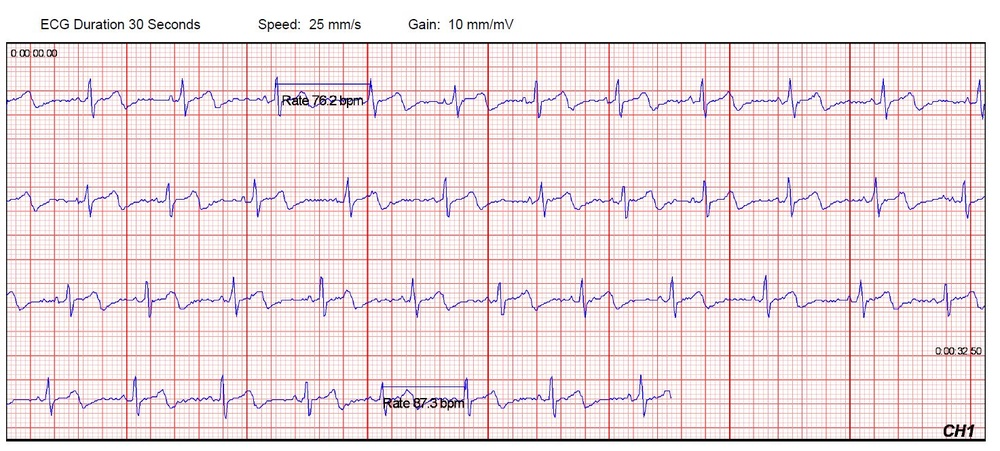
#> input picture tests/ecg_sample.jpg, 1000 x 451 px, shrunk from 1473 x 664 before the run
$ python -i bbox_signal_calibrator.py   (imports and definitions only)
#> lines starting #> are read from the running program, lines starting #| are printed output that depends on the picture
"""Deterministic EKG bbox signal calibration in original ROI coordinates."""

from __future__ import annotations

import base64
import dataclasses
import io

from PIL import Image

from medical_image_harness.ekg_layout import (
    canonical_ekg_lead_name,
    parse_ekg_lead_inventory,
)
from medical_image_harness.models import AnalysisResult, Modality, RegionRect, Severity

_INK_THRESHOLD = 90
_LOW_SIGNAL_RATIO = 0.003
_MIN_IMPROVED_RATIO = 0.006
_MIN_IMPROVEMENT_MULTIPLIER = 3.0
_SEARCH_OFFSETS = (-1.0, -0.5, 0.0, 0.5, 1.0)
_DEFAULT_CONTEXT_SIZE_PX = (64, 64)
# QRS/voltage evidence needs horizontal pre/post-complex context.  Keeping the
# crop to roughly one lead row also avoids mixing adjacent sequential leads.
_VOLTAGE_CONTEXT_SIZE_PX = (128, 64)
_ST_T_CONTEXT_SIZE_PX = (96, 64)
_RHYTHM_CONTEXT_SIZE_PX = (180, 64)
_MAX_FINDING_BOX_WIDTH = 0.35
_MAX_FINDING_BOX_HEIGHT = 0.30
_MAX_FINDING_BOX_AREA = 0.08


# [28 lines left out: functions _pixel_box, _ink_ratio, _region_payload, not called in this run]


def _layout_leads(layout: object) -> list[tuple[str, RegionRect]]:
    return [(lead.name, lead.bbox) for lead in parse_ekg_lead_inventory(layout).leads]


# [109 lines left out: functions _lead_at_box_center, _constrain_box_to_lead, _context_size_px, _expand_to_context, _best_signal_neighbor, not called in this run]


def calibrate_ekg_bboxes(
    image_base64: str,
    result: AnalysisResult,
) -> AnalysisResult:
    """Snap clearly blank EKG boxes locally or flag them for expert review."""
    if result.modality is not Modality.EKG:
        return result
    try:
        raw = base64.b64decode(image_base64, validate=True)
        gray = Image.open(io.BytesIO(raw)).convert("L")
    except Exception:
        return result

    findings = []
    trace = list(result.analysis_trace)
    layout_leads = _layout_leads(result.layout)
    layout_by_name = dict(layout_leads)
    review_reasons = list(result.review_reasons)
    review_required = result.review_required
    for finding in result.findings:
        if finding.severity is Severity.NORMAL or not finding.bboxes:
            findings.append(finding)
            continue
        calibrated_boxes: list[RegionRect] = []
        notes = list(finding.notes)
        for box_index, box in enumerate(finding.bboxes, start=1):
            if (
                box.w > _MAX_FINDING_BOX_WIDTH
                or box.h > _MAX_FINDING_BOX_HEIGHT
                or box.w * box.h > _MAX_FINDING_BOX_AREA
            ):
                calibrated_boxes.append(box)
                reason = (
                    f"Broad lead-strip bbox for {finding.label or finding.id}; "
                    "refinement must replace it with local evidence boxes."
                )
                if reason not in review_reasons:
                    review_reasons.append(reason)
                notes.append(
                    "Broad lead-strip bbox; not accepted as final localization."
                )
                review_required = True
                trace.append(
                    {
                        "stage": "bbox_calibration",
                        "status": "too_broad_for_finding",
                        "tool": "local_ekg_signal_calibrator",
                        "finding_id": finding.id,
                        "bbox_index": box_index,
                        "original": _region_payload(box),
                    }
                )
                continue
            calibrated = _best_signal_neighbor(gray, box)
            if calibrated is None:
                calibrated_boxes.append(box)
                continue
            candidate, before_ratio, after_ratio, shift_px = calibrated
            if candidate != box:
                note = (
                    f"BBox {box_index} signal-calibrated locally "
                    f"({before_ratio:.3%} -> {after_ratio:.3%} ink)."
                )
                notes.append(note)
                trace.append(
                    {
                        "stage": "bbox_calibration",
                        "status": "adjusted",
                        "tool": "local_ekg_signal_calibrator",
                        "finding_id": finding.id,
                        "bbox_index": box_index,
                        "original": _region_payload(box),
                        "calibrated": _region_payload(candidate),
                        "ink_ratio_before": round(before_ratio, 6),
                        "ink_ratio_after": round(after_ratio, 6),
                        "shift_manhattan_px": shift_px,
                    }
                )
            if after_ratio >= _LOW_SIGNAL_RATIO:
                contextual = _expand_to_context(
                    candidate,
                    image_size=gray.size,
                    minimum_px=_context_size_px(finding.label, finding.detail),
                )
                calibrated_boxes.append(contextual)
                if contextual != candidate:
                    notes.append(
                        f"BBox {box_index} expanded to preserve interpretable "
                        "waveform context."
                    )
                    trace.append(
                        {
                            "stage": "bbox_calibration",
                            "status": "expanded_for_context",
                            "tool": "local_ekg_signal_calibrator",
                            "finding_id": finding.id,
                            "bbox_index": box_index,
                            "original": _region_payload(candidate),
                            "calibrated": _region_payload(contextual),
                            "minimum_context_px": list(
                                _context_size_px(finding.label, finding.detail)
                            ),
                        }
                    )
            else:
                calibrated_boxes.append(candidate)
                if before_ratio < _LOW_SIGNAL_RATIO:
                    reason = (
                        f"Low-signal bbox for {finding.label or finding.id}; "
                        "no confident local alignment correction was found."
                    )
                    if reason not in review_reasons:
                        review_reasons.append(reason)
                    notes.append(
                        "Low-signal bbox; verify alignment on the source image."
                    )
                    review_required = True
                    trace.append(
                        {
                            "stage": "bbox_calibration",
                            "status": "review_required",
                            "tool": "local_ekg_signal_calibrator",
                            "finding_id": finding.id,
                            "bbox_index": box_index,
                            "original": _region_payload(box),
                            "ink_ratio": round(before_ratio, 6),
                        }
                    )
        declared_regions = list(finding.regions)
        confidence = finding.confidence
        question = finding.question
        declared_leads = [
            lead
            for region in declared_regions
            if (lead := canonical_ekg_lead_name(region)) in layout_by_name
        ]
        if (
            calibrated_boxes
            and len(declared_leads) == len(declared_regions)
            and len(declared_leads) == len(calibrated_boxes)
            and len(set(declared_leads)) == len(declared_leads)
        ):
            aligned_boxes: list[RegionRect] = []
            for box_index, (box, declared_lead) in enumerate(
                zip(calibrated_boxes, declared_leads, strict=True),
                start=1,
            ):
                bbox_lead = _lead_at_box_center(box, layout_leads)
                if bbox_lead == declared_lead:
                    aligned_boxes.append(box)
                    continue
                aligned = _constrain_box_to_lead(box, layout_by_name[declared_lead])
                aligned_boxes.append(aligned)
                notes.append(
                    f"BBox {box_index} constrained from "
                    f"{bbox_lead or '(no lead)'} to declared {declared_lead}."
                )
                reason = (
                    f"BBox/lead mismatch for {finding.label or finding.id}; "
                    f"box {box_index} was constrained to {declared_lead}."
                )
                if reason not in review_reasons:
                    review_reasons.append(reason)
                confidence = "low"
                localization_question = (
                    f"Localization correction: box {box_index} originally mapped to "
                    f"{bbox_lead or '(no lead)'} and was constrained to declared "
                    f"{declared_lead}. Is the declared lead correct?"
                )
                question = (
                    f"{question.rstrip()} {localization_question}"
                    if question.strip()
                    else localization_question
                )
                trace.append(
                    {
                        "stage": "bbox_calibration",
                        "status": "snapped_to_declared_lead",
                        "tool": "local_ekg_signal_calibrator",
                        "finding_id": finding.id,
                        "bbox_index": box_index,
                        "declared_lead": declared_lead,
                        "bbox_lead": bbox_lead or "",
                        "original": _region_payload(box),
                        "calibrated": _region_payload(aligned),
                    }
                )
                review_required = True
            calibrated_boxes = aligned_boxes
        bbox_regions = list(
            dict.fromkeys(
                lead
                for box in calibrated_boxes
                if (lead := _lead_at_box_center(box, layout_leads)) is not None
            )
        )
        reconciled_regions = declared_regions
        if not declared_regions and bbox_regions:
            reconciled_regions = bbox_regions
            notes.append(
                "Lead regions inferred from calibrated bbox centers: "
                f"{', '.join(bbox_regions)}."
            )
            trace.append(
                {
                    "stage": "bbox_calibration",
                    "status": "lead_regions_inferred",
                    "tool": "local_ekg_signal_calibrator",
                    "finding_id": finding.id,
                    "bbox_regions": bbox_regions,
                }
            )
        elif bbox_regions and not set(bbox_regions).issubset(declared_regions):
            reconciled_regions = list(dict.fromkeys([*declared_regions, *bbox_regions]))
            reason = (
                f"BBox/lead mismatch for {finding.label or finding.id}; geometric "
                "lead assignments were recorded without moving the boxes."
            )
            if reason not in review_reasons:
                review_reasons.append(reason)
            notes.append(
                "BBox centers map to "
                f"{', '.join(bbox_regions)}; these geometry-derived leads were "
                "added to the declared regions without relocating evidence."
            )
            confidence = "low"
            localization_question = (
                "Localization conflict: the model named "
                f"{', '.join(declared_regions) or '(no lead)'}, but its box maps to "
                f"{', '.join(bbox_regions)}. Which lead and finding are correct?"
            )
            question = (
                f"{question.rstrip()} {localization_question}"
                if question.strip()
                else localization_question
            )
            review_required = True
            trace.append(
                {
                    "stage": "bbox_calibration",
                    "status": "lead_region_conflict",
                    "tool": "local_ekg_signal_calibrator",
                    "finding_id": finding.id,
                    "declared_regions": declared_regions,
                    "bbox_regions": bbox_regions,
                    "reconciled_regions": reconciled_regions,
                }
            )
        findings.append(
            dataclasses.replace(
                finding,
                bboxes=calibrated_boxes,
                regions=reconciled_regions,
                notes=list(dict.fromkeys(notes)),
                confidence=confidence,
                question=question,
            )
        )
    return dataclasses.replace(
        result,
        findings=findings,
        analysis_trace=trace,
        review_required=review_required,
        review_reasons=review_reasons,
    )

>>> import cv2
>>> picture = cv2.imread('../../../tests/ecg_sample.jpg', cv2.IMREAD_GRAYSCALE)
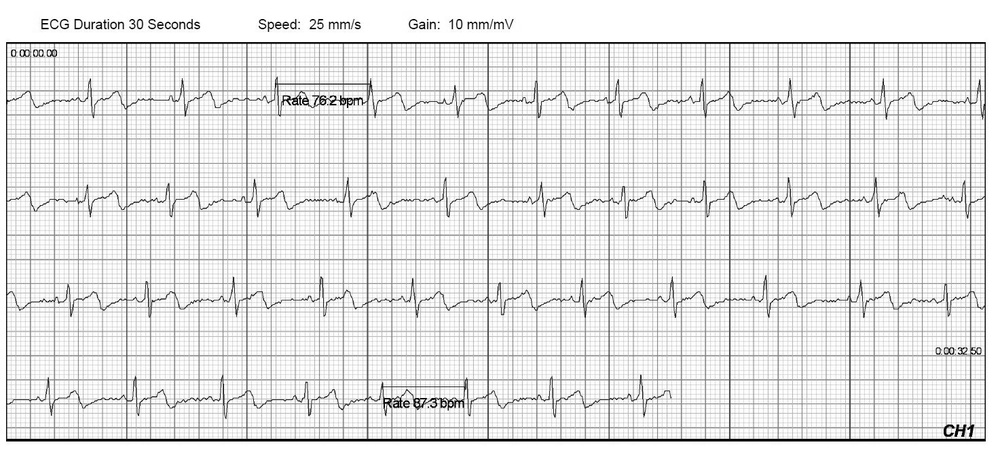
#> picture: shape (451, 1000); min 0, max 255, mean 228.7
>>> result = calibrate_ekg_bboxes(picture, 'out.png')
#> (the run stopped early here; a loop or call above may not have finished)
